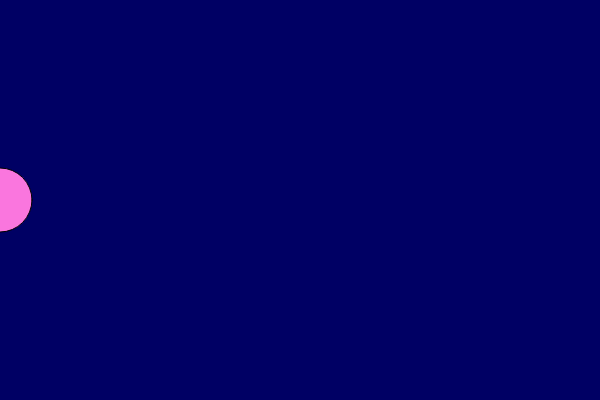
Frame 1 (no input)
Frame 60 (no input): identical to frame 1, image omitted
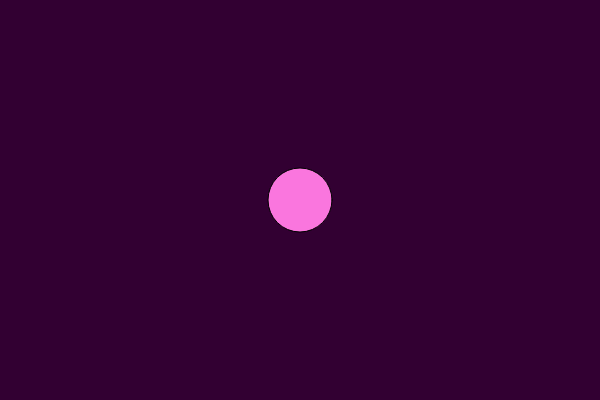
Frame 120 (the mouse pressed at the canvas centre since frame 60)

The p5.js sketch that drew these frames (run headless with seeded random() and noise() and a simulated clock; from frame 60 on, the mouse is pressed at the canvas centre):

// p5.js sketch
// ── sketch.js
var r = 0;
var b = 255;

function setup() {
  createCanvas(600, 400);
}

function draw() {
  r = map(mouseX, 0, 600, 0, 100);
  b = map(mouseX, 0, 600, 100, 0);
  //what, its min, its max, to min, to max
  background(r, 0, b);
  
  fill(250, 118, 222);
  ellipse(mouseX, 200, 64, 64);
}
